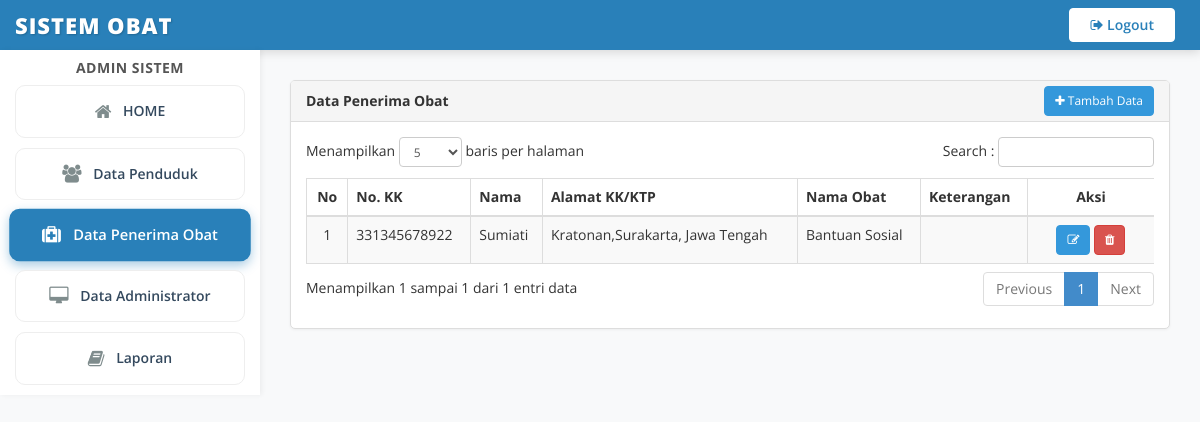
Screenshot of /?page=datapenerimabantuan (signed in) with the database file from the repository.
### tables this page shows
CREATE TABLE `tb_user` (
  `id_user` int(11) NOT NULL,
  `id_role` int(11) NOT NULL,
  `username` varchar(100) NOT NULL,
  `password` varchar(100) NOT NULL,
  `hak_akses` varchar(50) NOT NULL,
  `nama_user` varchar(100) NOT NULL,
  `lastupdated` datetime NOT NULL
);

CREATE TABLE `tb_penerimabantuan` (
  `id_penerimabantuan` int(11) NOT NULL,
  `id_penduduk` int(11) NOT NULL,
  `id_jenisbantuan` int(11) NOT NULL,
  `keterangan` varchar(200) NOT NULL,
  `lastupdated` datetime NOT NULL
);

CREATE TABLE `tb_penduduk` (
  `id_penduduk` int(11) NOT NULL,
  `nik` varchar(100) NOT NULL,
  `nokk` varchar(100) NOT NULL,
  `nama_penduduk` varchar(200) NOT NULL,
  `alamat_ktp` text NOT NULL,
  `alamat_domisili` text NOT NULL,
  `telp` varchar(50) NOT NULL,
  `lastupdated` datetime NOT NULL
);

CREATE TABLE `tb_jenisbantuan` (
  `id_jenisbantuan` int(11) NOT NULL,
  `nama_jenisbantuan` varchar(100) NOT NULL,
  `jenis` varchar(50) NOT NULL,
  `jumlah_bantuan` int(11) NOT NULL,
  `satuan` varchar(50) NOT NULL,
  `keterangan` varchar(100) NOT NULL,
  `lastupdated` datetime NOT NULL
);

### penerimabantuan.php (the view, shortened to what this page needs)
<div class="row">
    <div class="col-md-12">
        <div class="panel panel-default">
            <div class="panel-heading">
                 Data Penerima Obat
                 <button class="btn btn-primary btn-sm pull-right" data-toggle="modal" data-target="#modalTambahPenerima" style="margin-top: -5px;">
                    <i class="fa fa-plus"></i> Tambah Data
                 </button>
            </div>
            <div class="panel-body">
                <div class="table-responsive">
                    <table class="table table-striped table-bordered table-hover dataTables_penerimabantuan" id="dataTables_penerimabantuan">
                        <thead>
                            <tr>
                                <th class="text-center" width="5%">No</th>
                                <th>No. KK</th>
                                <th>Nama</th>
                                <th>Alamat KK/KTP</th>
                                <th>Nama Obat</th>
                                <th>Keterangan</th>
                                <th class="text-center" width="15%">Aksi</th>
                            </tr>
                        </thead>
                        <tbody>
                            <?php
                                $nomor=1;
                                $ambil=$koneksi->query("SELECT pnb.id_penerimabantuan,pd.nokk,pd.nama_penduduk,pd.alamat_ktp,pd.alamat_domisili,jnb.nama_jenisbantuan,pnb.keterangan FROM tb_penduduk pd JOIN tb_penerimabantuan pnb ON pd.id_penduduk = pnb.id_penduduk JOIN tb_jenisbantuan jnb ON pnb.id_jenisbantuan = jnb.id_jenisbantuan ORDER BY pnb.lastupdated DESC");
                                while($pecah=$ambil->fetch_assoc()){
                            ?>
                            <tr>
                                <td class="text-center"><?php echo $nomor;?></td>
                                <td><?php echo $pecah['nokk'];?></td>
                                <td><?php echo $pecah['nama_penduduk'];?></td>
                                <td><?php echo $pecah['alamat_ktp'];?></td>
                                <td><?php echo $pecah['nama_jenisbantuan'];?></td>
                                <td><?php echo $pecah['keterangan'];?></td>
                                <td class="text-center">
                                    <button class="btn btn-info btn-sm edit_penerima" data-id="<?php echo $pecah['id_penerimabantuan'];?>" title="Edit"><i class="fa fa-edit"></i></button >
                                    <button class="btn btn-danger btn-sm hapus_penerima" data-id="<?php echo $pecah['id_penerimabantuan'];?>" title="Hapus"><i class="fa fa-trash"></i></button>
                                </td>
                            </tr>
                            <?php
                                $nomor++;}
                            ?>
                        </tbody>
                    </table>
                </div>
            </div>
        </div>
    </div>
</div>

### index.php (shortened to what this page needs)
<?php
include "koneksi.php";
?>
<!DOCTYPE html>
<html xmlns="http://www.w3.org/1999/xhtml">
<head>
    <link href="assets/css/bootstrap.css" rel="stylesheet" />
    <link href="assets/css/font-awesome.css" rel="stylesheet" />
    <link href="assets/js/morris/morris-0.4.3.min.css" rel="stylesheet" />
    <link href="assets/css/custom.css" rel="stylesheet" />
    <link href="assets/js/dataTables/dataTables.bootstrap.css" rel="stylesheet" />
    <link rel="stylesheet" href="assets/css/datepicker.css">
</head>
<body>
	<div id="wrapper">
        <?php
            $id_user = $_SESSION['user']['id_user'];
            $akses=$koneksi->query("SELECT * FROM tb_user usr LEFT JOIN tb_role rol ON usr.id_role=rol.id_role where usr.id_user='$id_user'");
            $data=$akses->fetch_assoc();
        ?>
        <nav class="navbar navbar-default navbar-cls-top " role="navigation" style="margin-bottom: 0">
                <a class="navbar-brand" href="index.php" style="font-size: 22px;">
                    Sistem Obat
                </a>
                <div class="header-right">
                    <a href="logout.php" class="btn btn-logout-custom"><i class="fa fa-sign-out"></i> Logout</a>
                </div>
        </nav>
        <nav class="navbar-default navbar-side" role="navigation">
            <div class="sidebar-collapse">
                <ul class="nav" id="main-menu">
                    <li class="text-center">
                        <h5 class="user-profile-name"><?php echo $data['nama_user']; ?></h5>
                    </li>
                    <li>
                        <a href="index.php" id="btn_home"><i class="fa fa-home icon-home"></i>  HOME</a>
                    </li>
                    <?php
                        if ($data["nama_role"]=="admin") {
                            echo '
                            <li>
                                <a  href="?page=datapenduduk" id="btn_penduduk"><i class="fa fa-group icon-penduduk"></i> Data Penduduk</a>
                            </li>
                            <li>
                                <a  href="?page=datapenerimabantuan" id="btn_penerima"><i class="fa fa-medkit icon-penerima"></i>  Data Penerima Obat</a>
                            </li>
                            <li>
                                <a  href="?page=dataadmin" id="btn_admin"><i class="fa fa-desktop icon-admin"></i>  Data Administrator</a>
                            </li>';
                        }
                    ?>
                    <li>
                        <a href="?page=laporan" id="btn_laporan"><i class="fa fa-book icon-laporan"></i>  Laporan</a>
                    </li>
                </ul>
            </div>
        </nav>
        <div id="page-wrapper">
            <div class="row">
                <div class="col-md-12">
                    <?php
                        $page = $_GET['page'];
                        $aksi = $_GET['aksi'];
                        if ($page == ""){
                            include "home.php";
                        }elseif($page == "laporan") {
                            include "laporan.php";
                        }elseif($data['nama_role'] == 'admin'){
                            if ($page == "datapenduduk") {
                                if ($aksi == ""){
                                    include "penduduk.php";
                                }elseif ($aksi=="tambahdata") {
                                    include "tambahpenduduk.php";
                                }elseif ($aksi == "editdata") {
                                    include "editpenduduk.php";
                                }
                            }elseif($page == "datapenerimabantuan") {
                                include "penerimabantuan.php";
                            }elseif($page == "dataadmin") {
                                include "administrator.php";
                            }elseif($page == "admin/databantuan") {
                                include "jenisbantuan.php";
                            }elseif($page == "admin/datapengguna") {
                                include "pengguna.php";
                            } else {
                                include "home.php";
                            }
                        } else {
                            echo "<h3>Akses ditolak!</h3>";
                        }
                    ?>
                </div>
            </div>
        </div>
	</div>
</body>
</html>

### assets/css/custom.css (style rules this page uses)
body { font-family: 'Open Sans', sans-serif; background-color: #f8f9fa; color: #333; }
#wrapper { width: 100%; background: #f8f9fa; }
#page-wrapper { padding: 25px 30px; min-height: 100vh; background: #f8f9fa; }
.header-right { float: right; padding: 8px 25px; }
.btn-logout-custom { background-color: #fff; color: #2980b9; border: 1px solid #fff; border-radius: 25px; padding: 6px 20px; font-weight: 600; transition: all 0.3s ease; }
.active-menu { background: #2980b9 !important; color: #fff !important; box-shadow: 0 4px 10px rgba(41, 128, 185, 0.4); border: none !important; transform: scale(1.05) !important; }
.active-menu i { color: #fff !important; }
.sidebar-collapse , .sidebar-collapse .nav { background:none; }
.sidebar-collapse .nav { padding:0; }
.sidebar-collapse .nav > li > a { color: #34495e; background: #fff; text-shadow:none; transition: all 0.3s ease; margin: 10px 15px; border-radius: 10px; font-weight: 600; text-align: center; border: 1px solid #eee; }
.sidebar-collapse > .nav > li > a { padding:15px 10px; }
.sidebar-collapse > .nav > li { border-bottom: none; }
.navbar-side { border:none; background-color: #ffffff !important; box-shadow: 2px 0 5px rgba(0,0,0,0.05); }
.navbar-cls-top { background: #2980b9 !important; border-bottom: none; box-shadow: 0 2px 10px rgba(0,0,0,0.15); }
.navbar-brand { color: #fff; font-weight: 800; font-size: 24px; letter-spacing: 1px; text-transform: uppercase; text-shadow: 1px 1px 2px rgba(0,0,0,0.2); }
.navbar-default { border:0px solid black; }
.nav > li > a > i { margin-right: 8px; width: auto; font-size: 18px; vertical-align: middle; position: relative; top: -1px; }
.icon-home, .icon-penduduk, .icon-penerima, .icon-admin, .icon-laporan { color: #7f8c8d; }
.panel-default { border-color: #ddd; box-shadow: 0 1px 3px rgba(0,0,0,0.05); border-radius: 5px; }
.panel-heading { background-color: #f5f5f5; border-bottom: 1px solid #ddd; font-weight: bold; color: #555; }
.btn { border-radius: 4px; transition: all 0.3s ease; -webkit-transition: all 0.3s ease; }
.btn-info { background-color: #3498db; border-color: #3498db; }
.btn-primary { background-color: #3498db; border-color: #3498db; }
.table-striped>tbody>tr:nth-of-type(odd) { background-color: #f9f9f9; }
.table>thead>tr>th { border-bottom: 2px solid #ddd; font-weight: bold; }
.user-profile-name { color: #555; font-weight: 700; margin-top: 10px; text-transform: uppercase; letter-spacing: 0.5px; }
@media (min-width:768px) { #page-wrapper { margin: 0 0 0 260px; padding: 30px 30px; } }
@media (min-width:768px) { .navbar-side { z-index: 1; position: absolute; width: 260px; } }
@media (min-width:768px) { .navbar { border-radius: 0px; } }
@media (min-width:768px) { #page-wrapper { min-height: 100vh; } }

### rows the page displays
tb_user: nama_user "ADMIN SISTEM"
tb_penerimabantuan: id_penduduk.nokk "331345678922", id_penduduk.nama_penduduk "Sumiati", id_penduduk.alamat_ktp "Kratonan,Surakarta, Jawa Tengah", id_jenisbantuan.nama_jenisbantuan "Bantuan Sosial"
